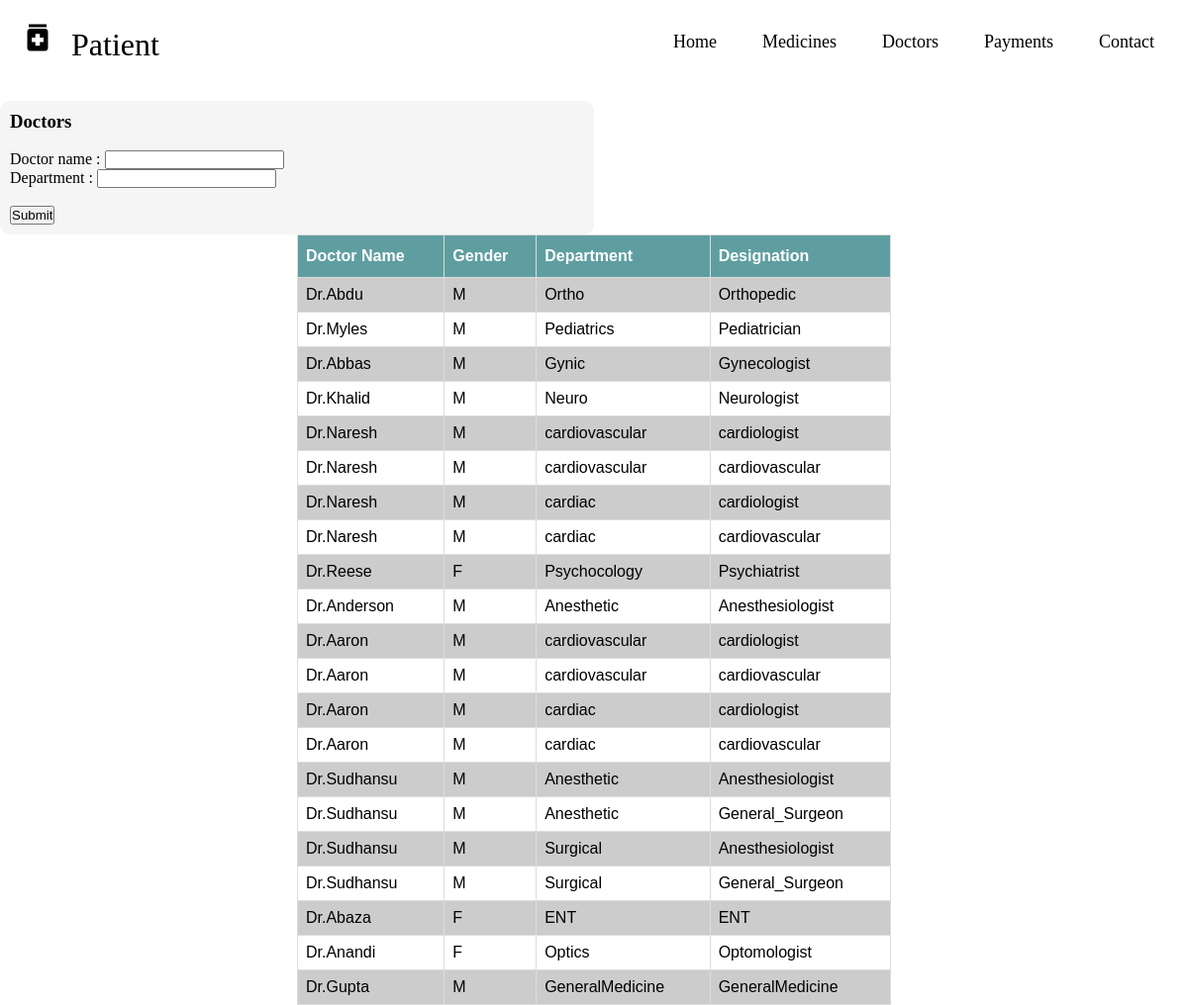
/PMS/patient/patient_doc.php, run on the app's committed database.
### tables this page shows
CREATE TABLE `doctor` (
  `D_ID` varchar(5) NOT NULL,
  `D_phno` decimal(10,0) DEFAULT NULL,
  `D_name` varchar(15) NOT NULL,
  `D_gender` varchar(6) NOT NULL,
  `D_pwd` varchar(10) NOT NULL
);

CREATE TABLE `department` (
  `Dept_ID` varchar(10) NOT NULL,
  `Dept_name` varchar(20) DEFAULT NULL,
  `Dept_phno` decimal(10,0) DEFAULT NULL
);

CREATE TABLE `doctor_desig` (
  `D_ID` varchar(5) NOT NULL,
  `D_desig` varchar(20) NOT NULL
);

### PMS/patient/patient_doc.php (the view, shortened to what this page needs)
<?php
  include 'patient_config.php';
?>
<!DOCTYPE html>
<html lang="en">
 <head>
   <link rel="stylesheet" href="patient.css" />
 </head>
 <body style="background-image: url('2.gif'); background-size: cover">
   <nav class="navbar">
     <div class="logo"><i class="material-icons" style="font-size:36px;">medication</i>&nbsp;  Patient</div>
     <ul class="nav-links">
       <div class="menu">
         <li><a href="../index.php">Home</a></li>
         <li><a href="Patient_med.php">Medicines</a></li>
         <li><a href="patient_doc.php">Doctors</a></li>
         <li class="services">
            <a href="patient_pay_medicalfee.php">Payments</a>
         <li><a href="patient_contact.php">Contact</a></li>
   </nav><br>
   <div class="form-container" >
        <h3>Doctors</h3><br>
    <form action="patient_doc.php" method="POST">
        <label for="D_name">Doctor name : </label>
        <input type="text" id="D_name" name="D_name" value=""><br>
        <label for="Dept_name">Department : </label>
        <input type="text" id="Dept_name" name="Dept_name" value=""><br><br>
        <input  name="submit" type="submit" class="btn">
    </form>
   </div>
   <table class="table_content">
       <tr>
           <th>Doctor Name</th>
           <th>Gender</th>
           <th>Department</th>
           <th>Designation</th>
       </tr>
       <?php
  if(!isset($_POST['submit']))
  {
      $query="select D_name, D_gender, Dept_name, D_desig from doctor natural join doctor_dept
      natural join department natural join doctor_desig";
    $data =mysqli_query($conn, $query);
    if (mysqli_num_rows($data)>0)
    {
    while($row=mysqli_fetch_array($data))
        { ?>
            <tr>
                <td><?php echo $row['D_name']; ?></td>
                <td><?php echo $row['D_gender']; ?></td>
                <td><?php echo $row['Dept_name']; ?></td>
                <td><?php echo $row['D_desig']; ?></td>
            </tr>
<?php
        }
    }
    else{
?>
    <tr>
    <td>Records Not Found!</td>
    </tr>
<?php
        }
    }
    ?>
 </body>
</html>

### PMS/patient/patient.css (style rules this page uses)
* { margin: 0; padding: 0; box-sizing: border-box; }
body { font-family: cursive; }
a { text-decoration: none; }
li { list-style: none; }
.navbar { display: flex; align-items: center; justify-content: space-between; padding: 20px; background-color: #fff; color: black; }
.nav-links a { color: black; }
.logo { font-size: 32px; }
.menu { display: flex; gap: 1em; font-size: 18px; }
.menu li { padding: 5px 14px; }
.services { position: relative; }
.form-container { background-color: whitesmoke; position: center; color:black; padding: 10px; max-width: 50%; border-radius: 10px; position: relative; overflow: hidden }

### PMS/patient/patient_doc.php (style rules this page uses)
.table_content { font-family: Arial, Helvetica, sans-serif; border-collapse: collapse; width: 50%; margin:auto; }
.table_content td, .table_content th { border: 1px solid #ddd; padding: 8px; }
.table_content tr:nth-child(even) { background-color: #ccc; }
.table_content tr:nth-child(odd) { background-color: #fff; }
.table_content th { padding-top: 12px; padding-bottom: 12px; text-align: left; background-color: cadetblue; color: white; }

### data on the page
doctor: D_name "Dr.Abdu", D_gender "M", department.Dept_name "Ortho", doctor_desig.D_desig "Orthopedic"
doctor: D_name "Dr.Myles", D_gender "M", department.Dept_name "Pediatrics", doctor_desig.D_desig "Pediatrician"
doctor: D_name "Dr.Abbas", D_gender "M", department.Dept_name "Gynic", doctor_desig.D_desig "Gynecologist"
doctor: D_name "Dr.Khalid", D_gender "M", department.Dept_name "Neuro", doctor_desig.D_desig "Neurologist"
doctor: D_name "Dr.Naresh", D_gender "M", department.Dept_name "cardiovascular", doctor_desig.D_desig "cardiologist", doctor_desig.D_desig "cardiovascular", department.Dept_name "cardiac"
doctor: D_name "Dr.Reese", D_gender "F", department.Dept_name "Psychocology", doctor_desig.D_desig "Psychiatrist"
doctor: D_name "Dr.Anderson", D_gender "M", department.Dept_name "Anesthetic", doctor_desig.D_desig "Anesthesiologist"
doctor: D_name "Dr.Aaron", D_gender "M", department.Dept_name "cardiovascular", doctor_desig.D_desig "cardiologist", doctor_desig.D_desig "cardiovascular", department.Dept_name "cardiac"
doctor: D_name "Dr.Sudhansu", D_gender "M", department.Dept_name "Anesthetic", doctor_desig.D_desig "Anesthesiologist", doctor_desig.D_desig "General_Surgeon", department.Dept_name "Surgical"
doctor: D_name "Dr.Abaza", D_gender "F", department.Dept_name "ENT", doctor_desig.D_desig "ENT"
doctor: D_name "Dr.Anandi", D_gender "F", department.Dept_name "Optics", doctor_desig.D_desig "Optomologist"
doctor: D_name "Dr.Gupta", D_gender "M", department.Dept_name "GeneralMedicine", doctor_desig.D_desig "GeneralMedicine"
